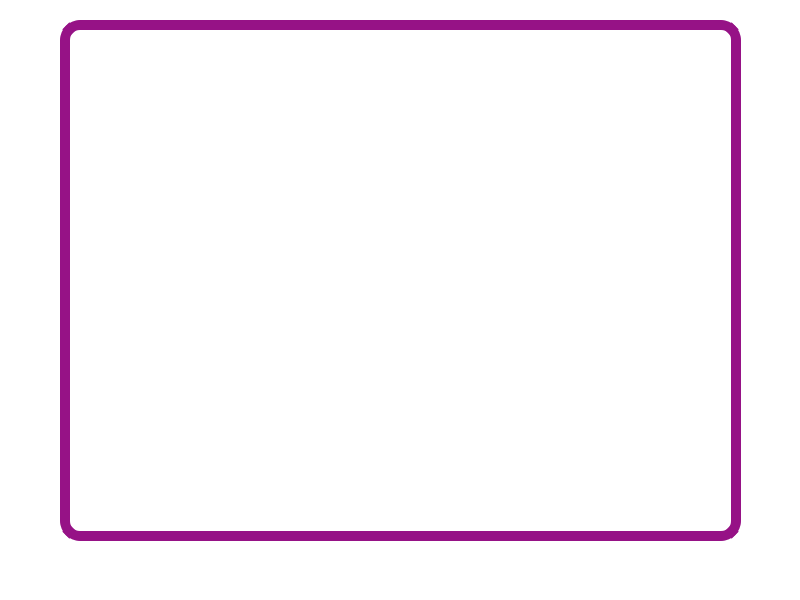
<?xml version="1.0" encoding="UTF-8"?>
<ui version="4.0">
 <class>MainPage</class>
 <widget class="QMainWindow" name="MainPage">
  <property name="geometry">
   <rect>
    <x>0</x>
    <y>0</y>
    <width>800</width>
    <height>600</height>
   </rect>
  </property>
  <property name="windowTitle">
   <string>MainWindow</string>
  </property>
  <property name="styleSheet">
   <string notr="true">background-color: rgb(255, 255, 255);</string>
  </property>
  <widget class="QWidget" name="centralwidget">
   <widget class="QPlainTextEdit" name="plainTextEdit">
    <property name="geometry">
     <rect>
      <x>60</x>
      <y>20</y>
      <width>681</width>
      <height>521</height>
     </rect>
    </property>
    <property name="styleSheet">
     <string notr="true">border:none;
font: 300 9pt &quot;Segoe UI Variable Small Light&quot;;
font: 30pt &quot;Segoe UI&quot;;
border: 10px solid rgb(150, 18, 134);
color:rgb(150, 18, 134);
border-radius:20px</string>
    </property>
    <property name="tabChangesFocus">
     <bool>false</bool>
    </property>
    <property name="undoRedoEnabled">
     <bool>false</bool>
    </property>
    <property name="readOnly">
     <bool>false</bool>
    </property>
    <property name="plainText">
     <string/>
    </property>
    <property name="overwriteMode">
     <bool>false</bool>
    </property>
    <property name="backgroundVisible">
     <bool>false</bool>
    </property>
    <property name="centerOnScroll">
     <bool>false</bool>
    </property>
   </widget>
  </widget>
  <widget class="QMenuBar" name="menubar">
   <property name="geometry">
    <rect>
     <x>0</x>
     <y>0</y>
     <width>800</width>
     <height>25</height>
    </rect>
   </property>
  </widget>
  <widget class="QStatusBar" name="statusbar"/>
 </widget>
 <resources/>
 <connections/>
</ui>
